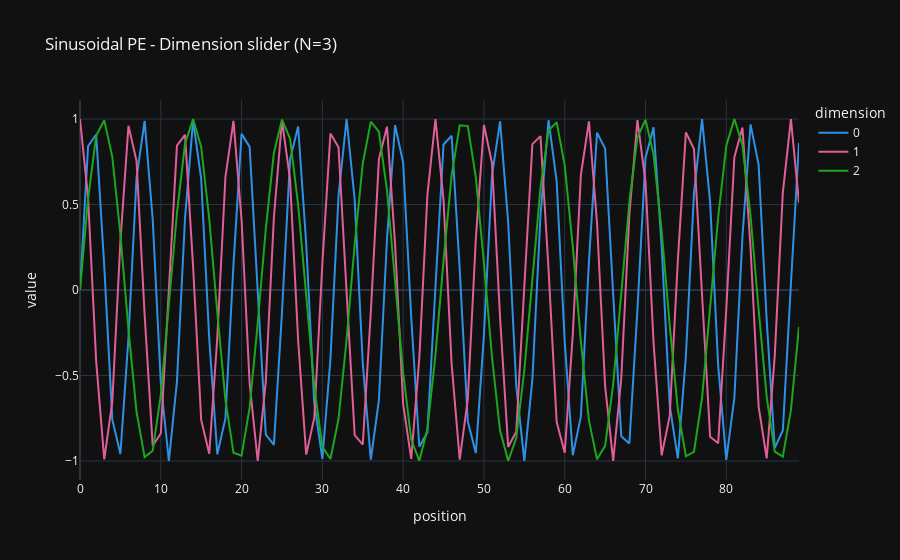
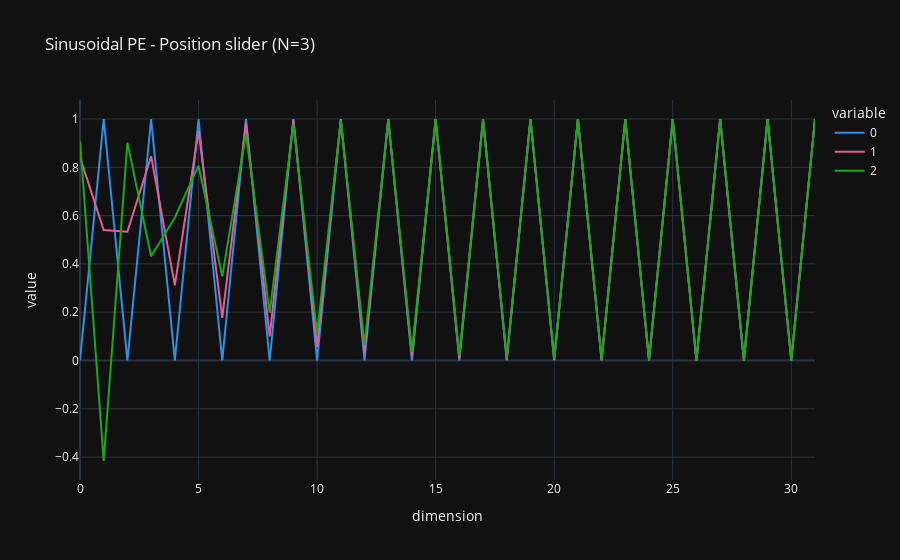

Notebook code for these charts, in order:
### Code cell
import numpy as np
import pandas as pd
import plotly.express as px
import plotly.colors as pc

# -----------------------------
# Parameters
# -----------------------------
custom_max_len = 90
custom_d_model = 32
N = 3  # number of consecutive lines to show
pos = np.arange(custom_max_len)
dims = np.arange(custom_d_model)
data = []

# -----------------------------
# Generate sinusoidal PE data
# -----------------------------
for i in dims:
    div_term = 10000 ** (2 * (i // 2) / custom_d_model)
    vals = np.sin(pos / div_term) if i % 2 == 0 else np.cos(pos / div_term)
    for p, v in zip(pos, vals):
        data.append({"position": p, "dimension": i, "value": v})

df = pd.DataFrame(data)

# -----------------------------
# 1️⃣ Dimension slider (show N consecutive dimensions)
# -----------------------------
start_dim = 0
dims_to_show = np.arange(start_dim, min(start_dim + N, custom_d_model))
df_subset = df[df['dimension'].isin(dims_to_show)]

fig1 = px.line(
    df_subset,
    x='position',
    y='value',
    color='dimension',
    title=f"Sinusoidal PE - Dimension slider (N={N})",
    color_discrete_sequence=pc.qualitative.Dark24
)
fig1.show()

# -----------------------------
# 2️⃣ Position slider (show N consecutive positions)
# -----------------------------
# pivot to wide-form: rows=dimension, columns=position
pivot_df = df.pivot(index='dimension', columns='position', values='value').reset_index()

start_pos = 0
positions_to_show = np.arange(start_pos, min(start_pos + N, custom_max_len))
positions_to_show = [int(p) for p in positions_to_show if p in pivot_df.columns]

fig2 = px.line(
    pivot_df,
    x='dimension',
    y=positions_to_show,  # list of column names
    title=f"Sinusoidal PE - Position slider (N={N})",
    color_discrete_sequence=pc.qualitative.Dark24
)
fig2.show()

### Figure 1 — Plotly figure (JSON) as saved in the notebook; plotly's stock layout.template omitted (floating-point values rounded to 4 significant figures)
{"data": [{"hovertemplate": "dimension=0<br>position=%{x}<br>value=%{y}<extra></extra>", "legendgroup": "0", "line": {"color": "#2E91E5", "dash": "solid"}, "marker": {"symbol": "circle"}, "mode": "lines", "name": "0", "orientation": "v", "showlegend": true, "x": [0, 1, 2, 3, 4, 5, 6, 7, 8, 9, 10, 11, 12, 13, 14, 15, 16, 17, 18, 19, 20, 21, 22, 23, 24, 25, 26, 27, 28, 29, 30, 31, 32, 33, 34, 35, 36, 37, 38, 39, 40, 41, 42, 43, 44, 45, 46, 47, 48, 49, 50, 51, 52, 53, 54, 55, 56, 57, 58, 59, 60, 61, 62, 63, 64, 65, 66, 67, 68, 69, 70, 71, 72, 73, 74, 75, 76, 77, 78, 79, 80, 81, 82, 83, 84, 85, 86, 87, 88, 89], "xaxis": "x", "y": [0.0, 0.8415, 0.9093, 0.1411, -0.7568, -0.9589, -0.2794, 0.657, 0.9894, 0.4121, -0.544, -1.0, -0.5366, 0.4202, 0.9906, 0.6503, -0.2879, -0.9614, -0.751, 0.1499, 0.9129, 0.8367, -0.008851, -0.8462, -0.9056, -0.1324, 0.7626, 0.9564, 0.2709, -0.6636, -0.988, -0.404, 0.5514, 0.9999, 0.5291, -0.4282, -0.9918, -0.6435, 0.2964, 0.9638, 0.7451, -0.1586, -0.9165, -0.8318, 0.0177, 0.8509, 0.9018, 0.1236, -0.7683, -0.9538, -0.2624, 0.6702, 0.9866, 0.3959, -0.5588, -0.9998, -0.5216, 0.4362, 0.9929, 0.6367, -0.3048, -0.9661, -0.7392, 0.1674, 0.92, 0.8268, -0.02655, -0.8555, -0.8979, -0.1148, 0.7739, 0.9511, 0.2538, -0.6768, -0.9851, -0.3878, 0.5661, 0.9995, 0.514, -0.4441, -0.9939, -0.6299, 0.3132, 0.9684, 0.7332, -0.1761, -0.9235, -0.8218, 0.0354, 0.8601], "yaxis": "y", "type": "scatter"}, {"hovertemplate": "dimension=1<br>position=%{x}<br>value=%{y}<extra></extra>", "legendgroup": "1", "line": {"color": "#E15F99", "dash": "solid"}, "marker": {"symbol": "circle"}, "mode": "lines", "name": "1", "orientation": "v", "showlegend": true, "x": [0, 1, 2, 3, 4, 5, 6, 7, 8, 9, 10, 11, 12, 13, 14, 15, 16, 17, 18, 19, 20, 21, 22, 23, 24, 25, 26, 27, 28, 29, 30, 31, 32, 33, 34, 35, 36, 37, 38, 39, 40, 41, 42, 43, 44, 45, 46, 47, 48, 49, 50, 51, 52, 53, 54, 55, 56, 57, 58, 59, 60, 61, 62, 63, 64, 65, 66, 67, 68, 69, 70, 71, 72, 73, 74, 75, 76, 77, 78, 79, 80, 81, 82, 83, 84, 85, 86, 87, 88, 89], "xaxis": "x", "y": [1.0, 0.5403, -0.4161, -0.99, -0.6536, 0.2837, 0.9602, 0.7539, -0.1455, -0.9111, -0.8391, 0.004426, 0.8439, 0.9074, 0.1367, -0.7597, -0.9577, -0.2752, 0.6603, 0.9887, 0.4081, -0.5477, -1.0, -0.5328, 0.4242, 0.9912, 0.6469, -0.2921, -0.9626, -0.7481, 0.1543, 0.9147, 0.8342, -0.01328, -0.8486, -0.9037, -0.128, 0.7654, 0.9551, 0.2666, -0.6669, -0.9873, -0.4, 0.5551, 0.9998, 0.5253, -0.4322, -0.9923, -0.6401, 0.3006, 0.965, 0.7422, -0.163, -0.9183, -0.8293, 0.02213, 0.8532, 0.8999, 0.1192, -0.7711, -0.9524, -0.2581, 0.6735, 0.9859, 0.3919, -0.5625, -0.9996, -0.5178, 0.4401, 0.9934, 0.6333, -0.309, -0.9673, -0.7362, 0.1717, 0.9218, 0.8243, -0.03098, -0.8578, -0.896, -0.1104, 0.7767, 0.9497, 0.2495, -0.68, -0.9844, -0.3837, 0.5698, 0.9994, 0.5102], "yaxis": "y", "type": "scatter"}, {"hovertemplate": "dimension=2<br>position=%{x}<br>value=%{y}<extra></extra>", "legendgroup": "2", "line": {"color": "#1CA71C", "dash": "solid"}, "marker": {"symbol": "circle"}, "mode": "lines", "name": "2", "orientation": "v", "showlegend": true, "x": [0, 1, 2, 3, 4, 5, 6, 7, 8, 9, 10, 11, 12, 13, 14, 15, 16, 17, 18, 19, 20, 21, 22, 23, 24, 25, 26, 27, 28, 29, 30, 31, 32, 33, 34, 35, 36, 37, 38, 39, 40, 41, 42, 43, 44, 45, 46, 47, 48, 49, 50, 51, 52, 53, 54, 55, 56, 57, 58, 59, 60, 61, 62, 63, 64, 65, 66, 67, 68, 69, 70, 71, 72, 73, 74, 75, 76, 77, 78, 79, 80, 81, 82, 83, 84, 85, 86, 87, 88, 89], "xaxis": "x", "y": [0.0, 0.5332, 0.9021, 0.9933, 0.7785, 0.3239, -0.2304, -0.7137, -0.9773, -0.9398, -0.6129, -0.09728, 0.4483, 0.8559, 0.9998, 0.8358, 0.4144, -0.1346, -0.6422, -0.952, -0.9686, -0.6869, -0.1936, 0.3593, 0.8015, 0.9969, 0.8853, 0.501, -0.03758, -0.5646, -0.9177, -0.9882, -0.7543, -0.2881, 0.2668, 0.7395, 0.9845, 0.9263, 0.5828, 0.0598, -0.4816, -0.8747, -0.9984, -0.8146, -0.3799, 0.1718, 0.6706, 0.9628, 0.9586, 0.6591, 0.1566, -0.3941, -0.8234, -0.9992, -0.8672, -0.4681, 0.07512, 0.5952, 0.932, 0.9817, 0.7291, 0.252, -0.3028, -0.7643, -0.9904, -0.9115, -0.5519, -0.02224, 0.5142, 0.8923, 0.9956, 0.7922, 0.3449, -0.2087, -0.698, -0.9723, -0.9472, -0.6304, -0.1194, 0.4284, 0.8442, 1.0, 0.8478, 0.4346, -0.1125, -0.625, -0.945, -0.9739, -0.7029, -0.2154], "yaxis": "y", "type": "scatter"}], "layout": {"xaxis": {"anchor": "y", "domain": [0.0, 1.0], "title": {"text": "position"}}, "yaxis": {"anchor": "x", "domain": [0.0, 1.0], "title": {"text": "value"}}, "legend": {"title": {"text": "dimension"}, "tracegroupgap": 0}, "title": {"text": "Sinusoidal PE - Dimension slider (N=3)"}}}

### Figure 2 — Plotly figure (JSON) as saved in the notebook; plotly's stock layout.template omitted (floating-point values rounded to 4 significant figures)
{"data": [{"hovertemplate": "variable=0<br>dimension=%{x}<br>value=%{y}<extra></extra>", "legendgroup": "0", "line": {"color": "#2E91E5", "dash": "solid"}, "marker": {"symbol": "circle"}, "mode": "lines", "name": "0", "orientation": "v", "showlegend": true, "x": [0, 1, 2, 3, 4, 5, 6, 7, 8, 9, 10, 11, 12, 13, 14, 15, 16, 17, 18, 19, 20, 21, 22, 23, 24, 25, 26, 27, 28, 29, 30, 31], "xaxis": "x", "y": [0.0, 1.0, 0.0, 1.0, 0.0, 1.0, 0.0, 1.0, 0.0, 1.0, 0.0, 1.0, 0.0, 1.0, 0.0, 1.0, 0.0, 1.0, 0.0, 1.0, 0.0, 1.0, 0.0, 1.0, 0.0, 1.0, 0.0, 1.0, 0.0, 1.0, 0.0, 1.0], "yaxis": "y", "type": "scatter"}, {"hovertemplate": "variable=1<br>dimension=%{x}<br>value=%{y}<extra></extra>", "legendgroup": "1", "line": {"color": "#E15F99", "dash": "solid"}, "marker": {"symbol": "circle"}, "mode": "lines", "name": "1", "orientation": "v", "showlegend": true, "x": [0, 1, 2, 3, 4, 5, 6, 7, 8, 9, 10, 11, 12, 13, 14, 15, 16, 17, 18, 19, 20, 21, 22, 23, 24, 25, 26, 27, 28, 29, 30, 31], "xaxis": "x", "y": [0.8415, 0.5403, 0.5332, 0.846, 0.311, 0.9504, 0.1769, 0.9842, 0.09983, 0.995, 0.0562, 0.9984, 0.03162, 0.9995, 0.01778, 0.9998, 0.01, 1.0, 0.005623, 1.0, 0.003162, 1.0, 0.001778, 1.0, 0.001, 1.0, 0.0005623, 1.0, 0.0003162, 1.0, 0.0001778, 1.0], "yaxis": "y", "type": "scatter"}, {"hovertemplate": "variable=2<br>dimension=%{x}<br>value=%{y}<extra></extra>", "legendgroup": "2", "line": {"color": "#1CA71C", "dash": "solid"}, "marker": {"symbol": "circle"}, "mode": "lines", "name": "2", "orientation": "v", "showlegend": true, "x": [0, 1, 2, 3, 4, 5, 6, 7, 8, 9, 10, 11, 12, 13, 14, 15, 16, 17, 18, 19, 20, 21, 22, 23, 24, 25, 26, 27, 28, 29, 30, 31], "xaxis": "x", "y": [0.9093, -0.4161, 0.9021, 0.4315, 0.5911, 0.8066, 0.3482, 0.9374, 0.1987, 0.9801, 0.1122, 0.9937, 0.0632, 0.998, 0.03556, 0.9994, 0.02, 0.9998, 0.01125, 0.9999, 0.006325, 1.0, 0.003557, 1.0, 0.002, 1.0, 0.001125, 1.0, 0.0006325, 1.0, 0.0003557, 1.0], "yaxis": "y", "type": "scatter"}], "layout": {"xaxis": {"anchor": "y", "domain": [0.0, 1.0], "title": {"text": "dimension"}}, "yaxis": {"anchor": "x", "domain": [0.0, 1.0], "title": {"text": "value"}}, "legend": {"title": {"text": "variable"}, "tracegroupgap": 0}, "title": {"text": "Sinusoidal PE - Position slider (N=3)"}}}
